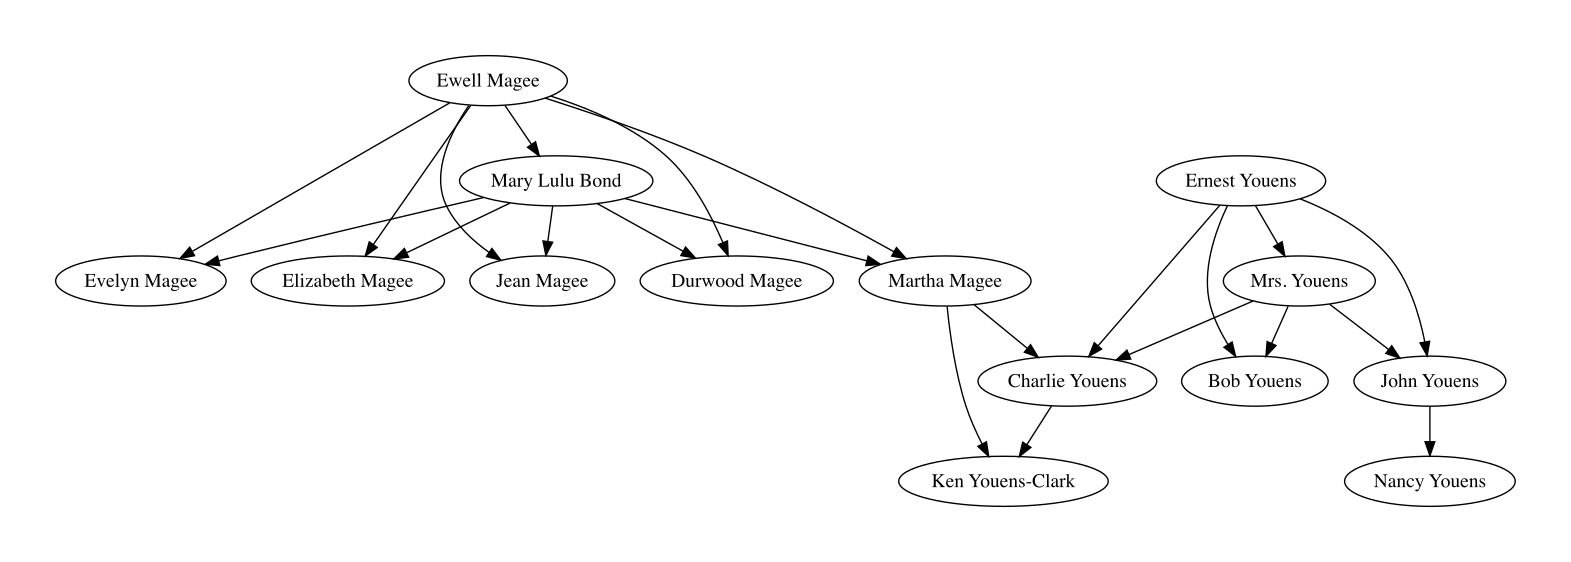

Recreate this plot in Python.
#!/usr/bin/env python3
"""
Author : kyclark
Date   : 2019-05-24
Purpose: Display a family tree
"""

import argparse
import os
import re
import sys
from graphviz import Digraph


# --------------------------------------------------
def get_args():
    """Get command-line arguments"""

    parser = argparse.ArgumentParser(
        description='Display a family tree',
        formatter_class=argparse.ArgumentDefaultsHelpFormatter)

    parser.add_argument('file',
                        metavar='FILE',
                        type=argparse.FileType('r'),
                        help='File input')

    parser.add_argument('-o',
                        '--outfile',
                        help='Output filename',
                        metavar='str',
                        type=str,
                        default='tree.gv')

    return parser.parse_args()


# --------------------------------------------------
def main():
    """Make a jazz noise here"""

    args = get_args()
    nodes, edges = parse_tree(args.file)
    dot = Digraph(comment='Tree')
    for initials, name in nodes.items():
        dot.node(name)

    for n1, n2 in edges:
        if n1 in nodes:
            n1 = nodes[n1]
        if n2 in nodes:
            n2 = nodes[n2]

        dot.edge(n1, n2)

    dot.render(args.outfile, view=True)

# --------------------------------------------------
def parse_tree(fh):
    """parse input file"""

    ini_patt = '([A-Za-z]+)'
    name_patt = ini_patt + '\s*=\s*(.+)'
    begat_patt = ini_patt + '\s+and\s+' + ini_patt + '\s+begat\s+(.+)'
    married_patt = ini_patt + '\s+married\s+' + ini_patt
    edges = set()
    nodes = {}

    for line in fh:
        name_match = re.match(name_patt, line)
        begat_match = re.match(begat_patt, line)
        married_match = re.match(married_patt, line)

        if name_match:
            initials, name = name_match.groups()
            nodes[initials] = name
        elif married_match:
            p1, p2 = married_match.groups()
            edges.add((p1, p2))
        elif begat_match:
            p1, p2, begat = begat_match.groups()
            children = re.split('\s*,\s*', begat)
            for parent in p1, p2:
                for child in children:
                    edges.add((parent, child))

    return nodes, edges


# --------------------------------------------------
if __name__ == '__main__':
    main()
